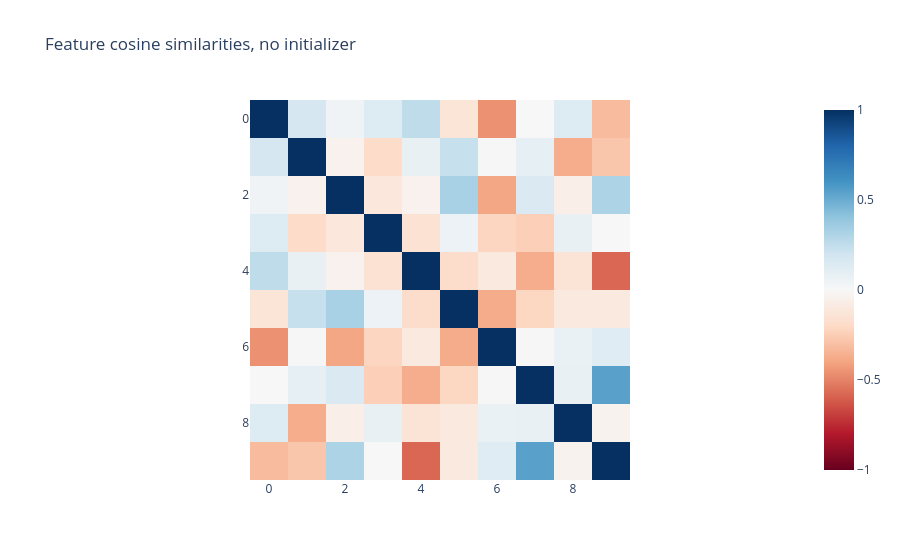

Source (notebook cell):
### Markdown cell above
Another easy way to add some superposition noise that's less uniform is to remove the `inizializer` from the `FeatureDictionary`. The default initializer tries to orthogonalize the dictionary features as much as possible, but if no initializer is provided, the features will just be left at the random initialization, and these will likely be not completely orthogonal.

### Code cell
import plotly.express as px
from sae_lens.util import cosine_similarities

non_init_dict = FeatureDictionary(
    num_features=10,
    hidden_dim=20,
    initializer=None,
)

px.imshow(
    cosine_similarities(non_init_dict.feature_vectors).detach(),
    zmin=-1,
    zmax=1,
    color_continuous_scale="rdbu",
    title="Feature cosine similarities, no initializer",
)

### Figure 1 — Plotly figure (JSON) as saved in the notebook; plotly's stock layout.template omitted (floating-point values rounded to 4 significant figures)
{"data": [{"coloraxis": "coloraxis", "hovertemplate": "x: %{x}<br>y: %{y}<br>color: %{z}<extra></extra>", "name": "0", "type": "heatmap", "xaxis": "x", "yaxis": "y", "z": [[1.0, 0.1751, 0.04194, 0.1378, 0.2576, -0.1317, -0.4554, -0.001008, 0.1353, -0.3184], [0.1751, 1.0, -0.03993, -0.1933, 0.07407, 0.2323, 0.006304, 0.08859, -0.3707, -0.2823], [0.04194, -0.03993, 1.0, -0.1172, -0.04103, 0.3255, -0.3939, 0.1465, -0.06429, 0.3129], [0.1378, -0.1933, -0.1172, 1.0, -0.1495, 0.05903, -0.219, -0.2428, 0.07715, 0.002507], [0.2576, 0.07407, -0.04103, -0.1495, 1.0, -0.1832, -0.1016, -0.3688, -0.1388, -0.5791], [-0.1317, 0.2323, 0.3255, 0.05903, -0.1832, 1.0, -0.3731, -0.2114, -0.1007, -0.102], [-0.4554, 0.006304, -0.3939, -0.219, -0.1016, -0.3731, 1.0, 0.007431, 0.06798, 0.122], [-0.001008, 0.08859, 0.1465, -0.2428, -0.3688, -0.2114, 0.007431, 1.0, 0.08097, 0.5441], [0.1353, -0.3707, -0.06429, 0.07715, -0.1388, -0.1007, 0.06798, 0.08097, 1.0, -0.033], [-0.3184, -0.2823, 0.3129, 0.002507, -0.5791, -0.102, 0.122, 0.5441, -0.033, 1.0]]}], "layout": {"coloraxis": {"cmax": 1, "cmin": -1, "colorscale": [[0, "rgb(103,0,31)"], [0.1, "rgb(178,24,43)"], [0.2, "rgb(214,96,77)"], [0.3, "rgb(244,165,130)"], [0.4, "rgb(253,219,199)"], [0.5, "rgb(247,247,247)"], [0.6, "rgb(209,229,240)"], [0.7, "rgb(146,197,222)"], [0.8, "rgb(67,147,195)"], [0.9, "rgb(33,102,172)"], [1, "rgb(5,48,97)"]]}, "title": {"text": "Feature cosine similarities, no initializer"}, "xaxis": {"anchor": "y", "constrain": "domain", "domain": [0, 1], "scaleanchor": "y"}, "yaxis": {"anchor": "x", "autorange": "reversed", "constrain": "domain", "domain": [0, 1]}}}
